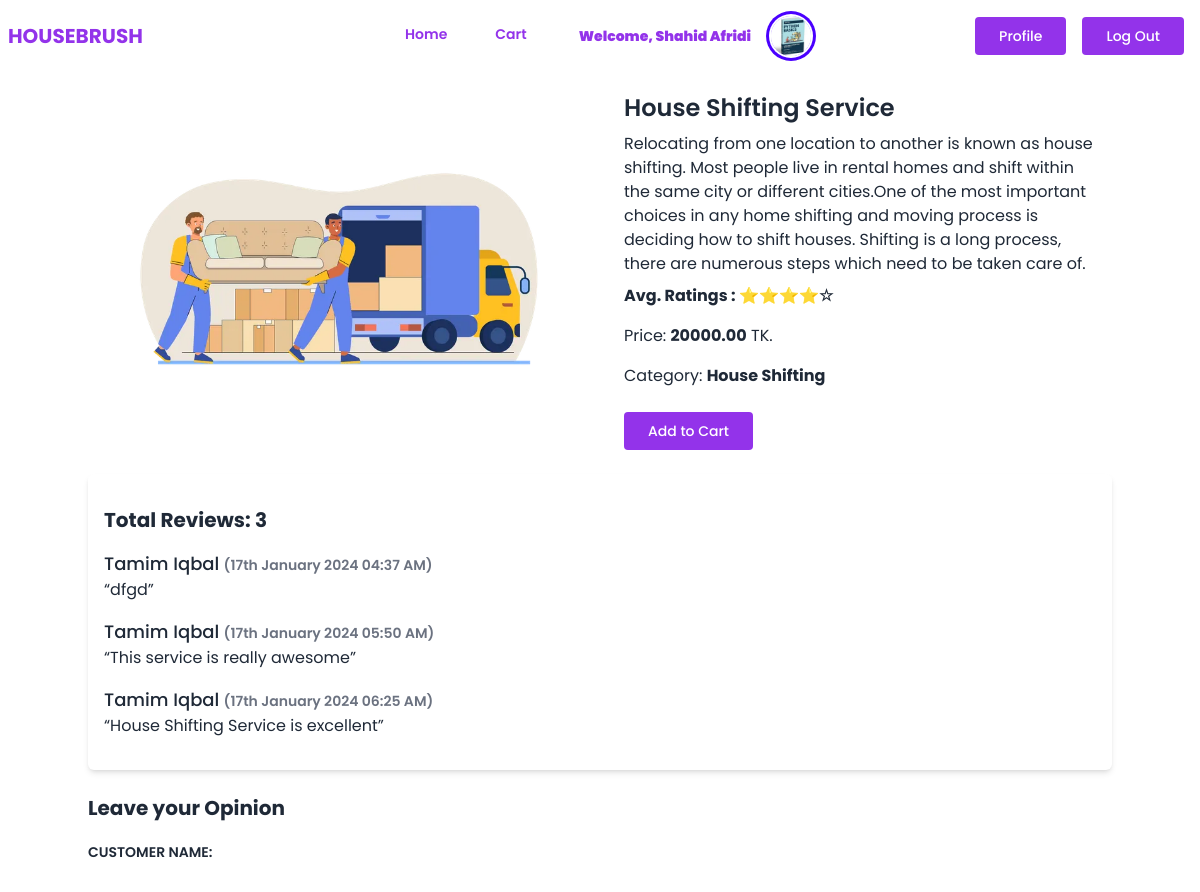
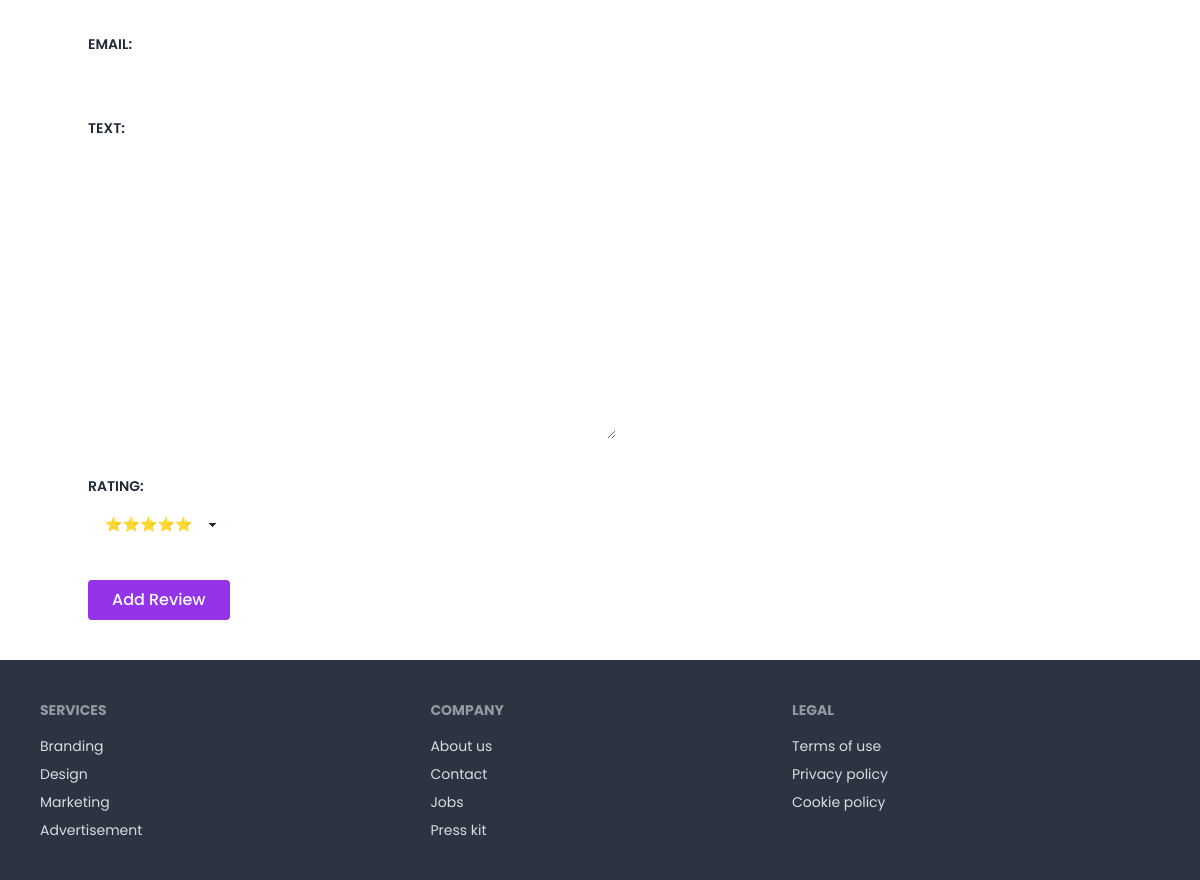
The app's page /services/service/2/details/ (signed in) with its own data (2 pictures, top to bottom).
### account/models.py (models this page shows, shortened)
class UserAccount(AbstractUser):
    address = models.TextField()
    image = models.ImageField(upload_to='account/images/')

### service/models.py (models this page shows, shortened)
class Service(models.Model):
    service_name = models.CharField(max_length = 100)
    description = models.TextField()
    price = models.DecimalField(max_digits=12,decimal_places=2)
    image = models.ImageField(upload_to = 'service/images/')
    category = models.ForeignKey(Category, on_delete= models.CASCADE)
    def average_rating(self):
        if self.reviews.exists():
            total_ratings = sum(review.rating for review in self.reviews.all())
            average_rating = total_ratings / self.reviews.count()
            return round(average_rating, 2)
        else:
            return None

class Review(models.Model):
    customer_name = models.CharField(max_length=100)
    email = models.EmailField(max_length=100)
    text = models.TextField()
    rating = models.IntegerField(choices = STARS, default = 5)
    service = models.ForeignKey(Service, on_delete= models.CASCADE, related_name = 'reviews')
    created_on = models.DateTimeField(auto_now_add = True)

class Category(models.Model):
    name = models.CharField(max_length = 50)
    slug = models.SlugField(unique = True)

### service/views.py (the view, shortened to what this page needs)
# urls.py: path('service/<int:id>/details/', ServiceDetailsView.as_view(), name='details'),
class ServiceDetailsView(LoginRequiredMixin,DetailView):
    template_name = 'service/service_details.html'
    context_object_name = 'service'
    model = Service
    pk_url_kwarg = 'id'
    def get_context_data(self, **kwargs):
        context = super().get_context_data(**kwargs)
        service = self.get_object()
        reviews = service.reviews.all()
        context['reviews'] = reviews
        context['form'] = ReviewForm()
        return context

### service/forms.py
class ReviewForm(forms.ModelForm):
    class Meta:
        model = Review
        fields = ['customer_name', 'email', 'text', 'rating']

### service/templatetags/rating_tags.py (called while the page is built)
@register.filter
def stars(value):
    full_stars = int(value)
    remaining = value - full_stars
    if remaining >= 0.75:
        return '⭐' * (full_stars + 1)
    elif remaining >= 0.25:
        return '⭐' * full_stars + '☆'
    else:
        return '⭐' * full_stars

### service/templates/service/service_details.html (shortened to what this page needs)
{% extends "base.html" %}
{% load rating_tags %}
{% block content %}
    <div class="flex gap-4 flex-col md:flex-row items-center mt-5">
        <div class="md:w-1/2 mb-4 md:mb-0">
            <img src="{{service.image.url}}" alt="Service Image" class="w-full h-auto md:h-full object-cover" />
        </div>
        <div class="md:w-1/2">
            <div class="card bg-base-100 px-4">
                <h2 class="text-2xl font-semibold mb-2">{{service.service_name}}</h2>
                <p>{{service.description}}</p>
                {% if service.reviews.exists %}
                <p class="my-2 "> <strong>Avg. Ratings : {{ service.average_rating|stars }}</strong> </p>
                {% endif %}
                <p class="my-2 ">Price: <strong>{{service.price}}</strong> TK.</p>
                <p class="my-2 ">Category: <strong>{{service.category.name}}</strong></p>
                <div class="card-actions mt-4">
                    <a href="{% url "add_to_cart" service.id %}" class="inline-block font-medium text-sm px-6 py-3 leading-none bg-purple-600 rounded text-white border-white hover:border-transparent hover:text-dark hover:bg-red-600 mt-4 lg:mt-0">Add to Cart</a>
                </div>
            </div>
        </div>
    </div>
    <div class="bg-white p-4 rounded-md shadow-md mt-6">
        <h3 class="font-bold text-xl my-4">Total Reviews: {{reviews | length}}</h3>
        {% for review in reviews %}
            <div  class="mb-4">
                <p class="text-lg font-semibold">
                    <strong class="font-medium">{{review.customer_name}}</strong>
                    <small class="text-gray-500 text-sm"> ({{review.created_on|date:"jS F Y h:i A"}})</small>
                </p>
                <q class="text-gray-800">{{review.text}}</q>
            </div>
        {% endfor %}
    </div>
    <div class="mt-6">
        <h1 class="font-bold text-xl my-4">Leave your Opinion</h1>
        {% load crispy_forms_tags %}
        <form method="post" novalidate>
            {% for field in form %}
                <p class="text-sm font-semibold uppercase py-1">{{field.label_tag}}</p>
                <p class="w-full focus:border-1 focus:outline">{{field}}</p>
                <p class="text-red-500 my-2 py-2">{{field.errors|striptags}}</p>
            {% endfor %}
            <input class="inline-block font-medium text-base px-6 py-3 leading-none bg-purple-600 rounded text-white border-white hover:border-transparent hover:text-dark hover:bg-red-600 cursor-pointer" type="submit" value="Add Review">
        </form>
    </div>
{% endblock content %}

### core/templates/navbar.html (shortened to what this page needs)
<div class="navbar bg-base-100">
  <div class="navbar-start">
    <a href="{% url "home" %}" class="text-purple-600 text-xl uppercase font-bold">HouseBrush</a>
  </div>
  <div class="navbar-center hidden lg:flex">
    <ul class="menu menu-horizontal px-1">
      <li>
          <a href="{% url "home" %}" class="block font-semibold mt-4 lg:inline-block lg:mt-0 text-purple-600 hover:text-red-600 hover:font-black mr-4">Home</a>
        </li>
        <li>
          <a href="{% url "cart" %}" class="block font-semibold mt-4 lg:inline-block lg:mt-0 text-purple-600 hover:text-red-600 hover:font-black mr-4">
            Cart
          </a>
        </li>
        <div class="flex">
            <div class="text-purple-600 my-auto  font-black px-5">
            Welcome, {{ request.user.first_name }} {{ request.user.last_name }}
        </div>
        <div class="avatar">
            <div class="w-10 rounded-full ring ring-primary ring-offset-base-100 ring-offset-2">
               {% if request.user.image and request.user.image.url %}
                  <img src="{{ request.user.image.url }}" />
                  {% endif %}
            </div>
        </div>
        </div>
    </ul>
  </div>
  <div class="navbar-end">
    {% if request.user.is_authenticated %}
    <a href="{% url "account:profile" %}" class="mx-2 inline-block font-medium text-sm px-6 py-3 leading-none bg-purple-600 rounded text-white border-white hover:border-transparent hover:text-dark hover:bg-red-600 mt-4 lg:mt-0">Profile</a>
    <a href="{% url "account:logout" %}" class="mx-2 inline-block font-medium text-sm px-6 py-3 leading-none bg-purple-600 rounded text-white border-white hover:border-transparent hover:text-dark hover:bg-red-600 mt-4 lg:mt-0">Log Out</a>
    {% endif %}
  </div>
</div>

### records on screen
UserAccount: user.first_name "Shahid", user.last_name "Afridi", user.image (picture)
Service: image (picture), service_name "House Shifting Service", description "Relocating from one location to another is known as house shifting. Most people live in rental homes and shift within the same city or different cities.One of the most important choices in any home shifting and moving process is deciding how to shift houses. Shifting is a long process, there are numerous steps which need to be taken care of.", average_rating|stars "⭐⭐⭐⭐☆", price "20000.00", category.name "House Shifting"
Review: customer_name "Tamim Iqbal", created_on "17th January 2024 04:37 AM", text "dfgd"
Review: customer_name "Tamim Iqbal", created_on "17th January 2024 05:50 AM", text "This service is really awesome"
Review: customer_name "Tamim Iqbal", created_on "17th January 2024 06:25 AM", text "House Shifting Service is excellent"

### other values on screen
{{ reviews | length }} "3"
{{ field.label_tag }} "CUSTOMER NAME:" "EMAIL:" "TEXT:" "RATING:"
